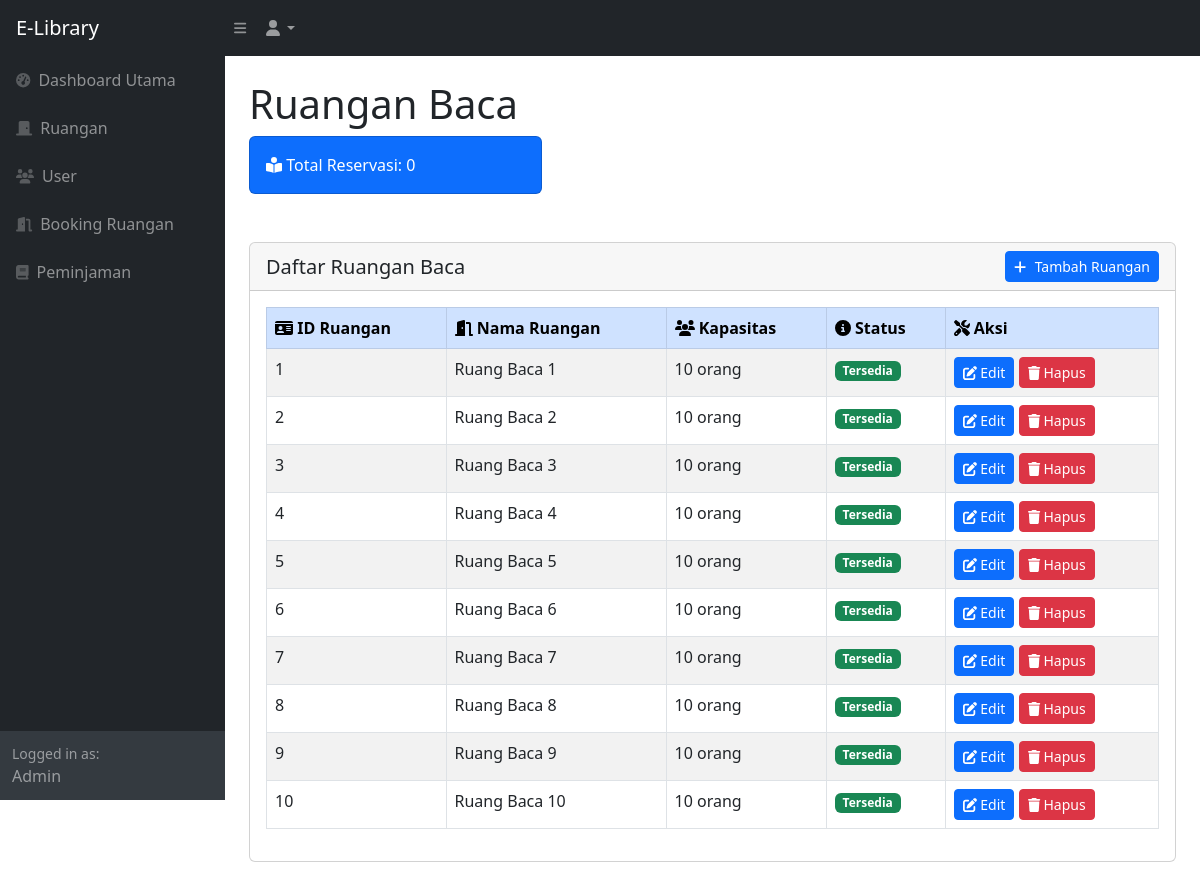
/Dashboard/index.php?page=ruangan, run on an earlier commit of the app's database.
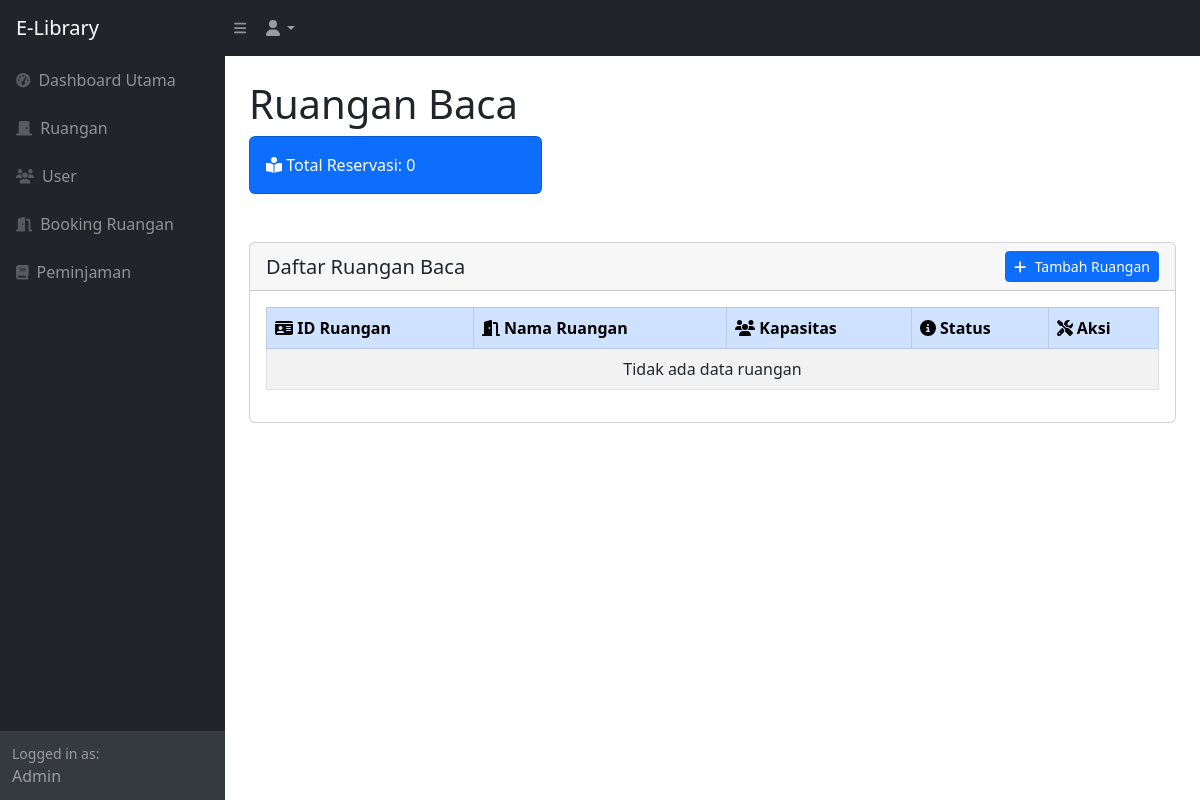
And on a later commit of the database.
### tables this page shows
CREATE TABLE IF NOT EXISTS `reading_room` (
  `ID_Room` INT AUTO_INCREMENT NOT NULL,
  `Nama_Ruang` VARCHAR(100) NOT NULL UNIQUE,
  `Kapasitas` INT NOT NULL DEFAULT 10,
  `Status` ENUM('Tersedia', 'Dipesan') NOT NULL DEFAULT 'Tersedia',
  PRIMARY KEY (`ID_Room`)
);

### Dashboard/ruangan.php (the view, shortened to what this page needs)
<?php
require 'db.php';
?>
<div class="container-fluid px-4">
    <h1 class="mt-4">Ruangan Baca</h1>
    <?php
    $totalBookings = $conn->query("SELECT COUNT(*) AS total FROM reading_room WHERE Status = 'Dipesan'")->fetch_assoc()['total'];
    ?>
    <div class="row mb-4">
        <div class="col-md-4">
            <div class="card bg-primary text-white mb-4">
                <div class="card-body">
                    <i class="fas fa-book-reader"></i> Total Reservasi: <?= $totalBookings ?>
                </div>
            </div>
        </div>
    </div>
    <div class="card mb-4">
        <div class="card-header">
            <div class="row align-items-center">
                <div class="col">
                    <h5 class="m-0 font-weight-bold text-dark">Daftar Ruangan Baca</h5>
                </div>
                <div class="col-auto">
                    <button type="button" class="btn btn-primary btn-sm" data-bs-toggle="modal" data-bs-target="#myModal">
                        <i class="fas fa-plus me-2"></i>Tambah Ruangan
                    </button>
                </div>
            </div>
        </div>
        <div class="card-body">
            <table class="table table-striped table-hover table-bordered" id="datatable" width="100%" cellspacing="0">
                <thead class="table-primary">
                    <tr>
                        <th><i class="fas fa-id-card"></i> ID Ruangan</th>
                        <th><i class="fas fa-door-open"></i> Nama Ruangan</th>
                        <th><i class="fas fa-users"></i> Kapasitas</th>
                        <th><i class="fas fa-info-circle"></i> Status</th>
                        <th><i class="fas fa-tools"></i> Aksi</th>
                    </tr>
                </thead>
                <tbody>
                    <?php
                    if ($conn->connect_error) {
                        echo "<tr><td colspan='5' class='text-center text-danger'>Koneksi ke database gagal: " . $conn->connect_error . "</td></tr>";
                    } else {
                        $query = "SELECT * FROM reading_room ORDER BY ID_Room ASC";
                        $result = $conn->query($query);
                        if ($result && $result->num_rows > 0) {
                            while ($data = $result->fetch_assoc()) {
                                $id = htmlspecialchars($data['ID_Room'], ENT_QUOTES, 'UTF-8');
                                $nama = htmlspecialchars($data['Nama_Ruang'], ENT_QUOTES, 'UTF-8');
                                $kapasitas = htmlspecialchars($data['Kapasitas'], ENT_QUOTES, 'UTF-8');
                                $status = htmlspecialchars($data['Status'], ENT_QUOTES, 'UTF-8');
                                $statusClass = ($status == 'Tersedia') ? 'badge bg-success' : 'badge bg-warning';
                    ?>
                                <tr>
                                    <td><?= $id ?></td>
                                    <td><?= $nama ?></td>
                                    <td><?= $kapasitas ?> orang</td>
                                    <td><span class="<?= $statusClass ?>"><?= $status ?></span></td>
                                    <td>
                                        <button class="btn btn-primary btn-sm"
                                            data-bs-toggle="modal"
                                            data-bs-target="#editModal<?= $id ?>"
                                            title="Edit ruangan ini">
                                            <i class="fas fa-edit"></i> Edit
                                        </button>
                                        <form method='POST' action='delete_room.php' style='display:inline;'>
                                            <button type='submit'
                                                class='btn btn-danger btn-sm'
                                                data-bs-toggle="tooltip"
                                                title="Hapus ruangan ini"
                                                onclick='return confirm("Apakah Anda yakin ingin menghapus ruangan ini?");'>
                                                <i class="fas fa-trash"></i> Hapus
                                            </button>
                                        </form>
                                    </td>
                                </tr>
                    <?php
                            }
                        } else {
                            echo "<tr><td colspan='5' class='text-center'>Tidak ada data ruangan</td></tr>";
                        }
                    }
                    ?>
                </tbody>
            </table>
        </div>
    </div>
</div>

What changed in the data, as far as the page shows it:
removed reading_room: ID_Room "1", Nama_Ruang "Ruang Baca 1", Kapasitas "10", Status "Tersedia"
removed reading_room: ID_Room "2", Nama_Ruang "Ruang Baca 2", Kapasitas "10", Status "Tersedia"
removed reading_room: ID_Room "3", Nama_Ruang "Ruang Baca 3", Kapasitas "10", Status "Tersedia"
removed reading_room: ID_Room "4", Nama_Ruang "Ruang Baca 4", Kapasitas "10", Status "Tersedia"
removed reading_room: ID_Room "5", Nama_Ruang "Ruang Baca 5", Kapasitas "10", Status "Tersedia"
removed reading_room: ID_Room "6", Nama_Ruang "Ruang Baca 6", Kapasitas "10", Status "Tersedia"
removed reading_room: ID_Room "7", Nama_Ruang "Ruang Baca 7", Kapasitas "10", Status "Tersedia"
removed reading_room: ID_Room "8", Nama_Ruang "Ruang Baca 8", Kapasitas "10", Status "Tersedia"
removed reading_room: ID_Room "9", Nama_Ruang "Ruang Baca 9", Kapasitas "10", Status "Tersedia"
removed reading_room: ID_Room "10", Nama_Ruang "Ruang Baca 10", Kapasitas "10", Status "Tersedia"
Also different on the page:
text now shown: "Tidak ada data ruangan"
